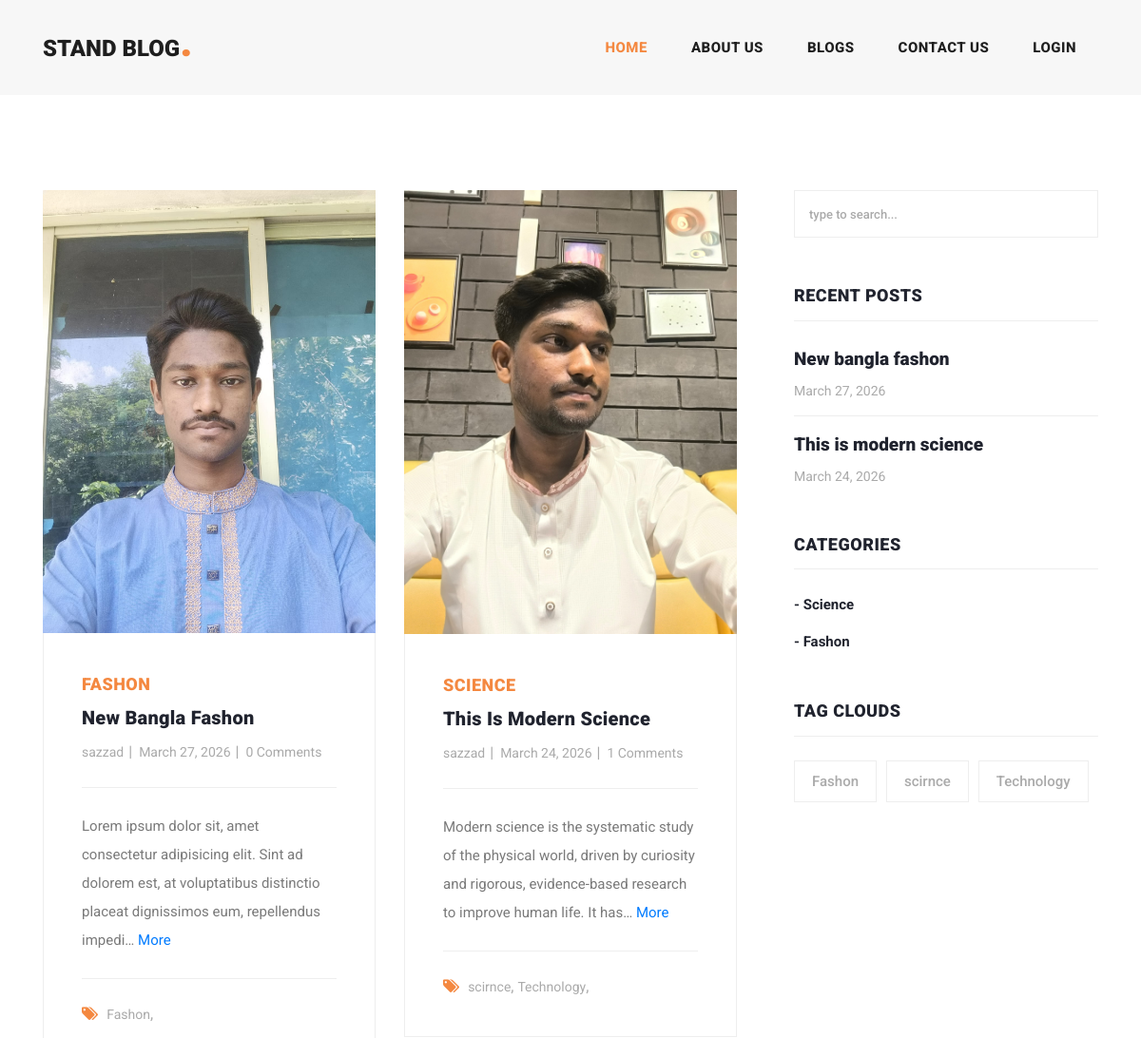
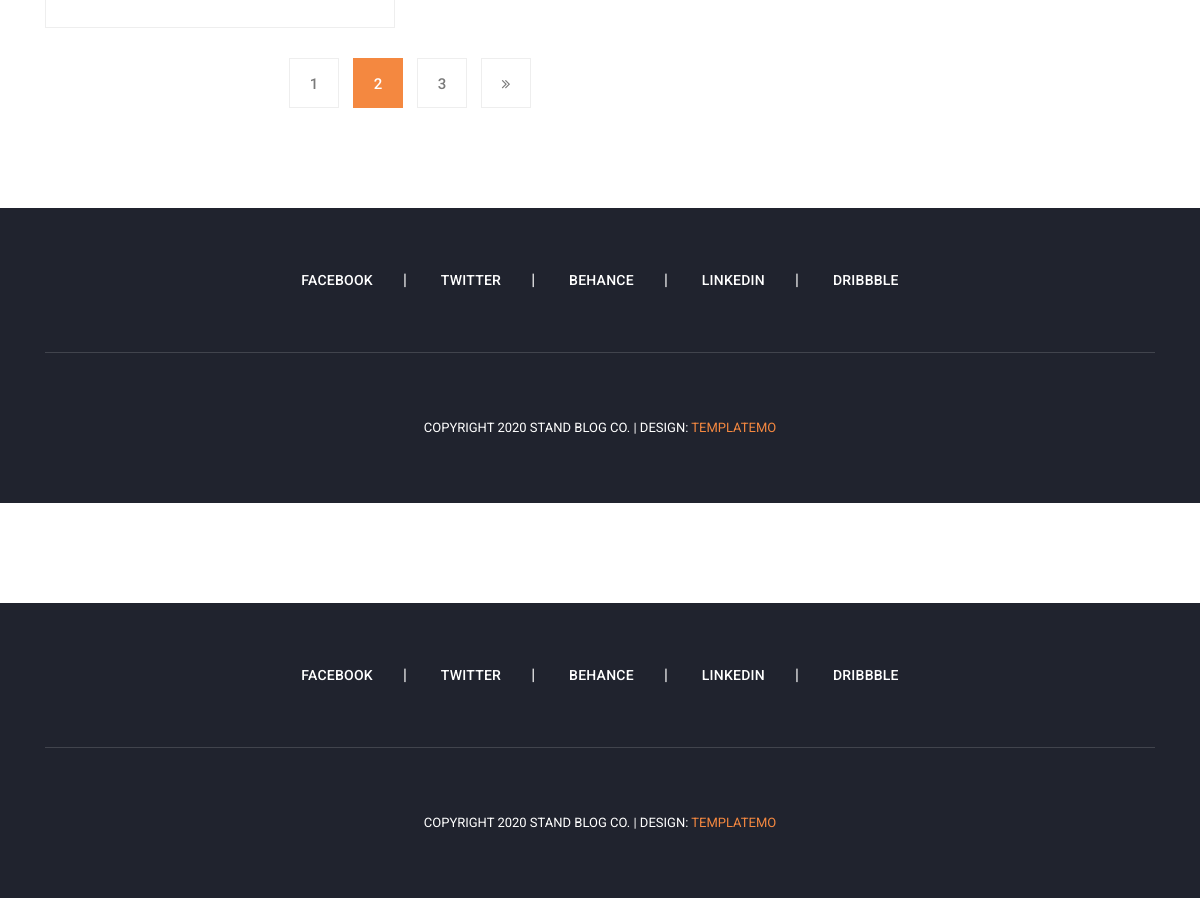
The app's page /blogs/ with its own data (2 pictures, top to bottom).
### blogapp/models.py (models this page shows, shortened)
class Blog(models.Model):
    user = models.ForeignKey(
        User,
        related_name='user_blogs',
        on_delete=models.CASCADE
    )
    category = models.ForeignKey(
        Category,
        related_name='category_blogs',
        on_delete=models.CASCADE
    )
    tag = models.ManyToManyField(
        Tag,
        related_name='tag_blogs',
        blank=True
    )
    title = models.CharField(
        max_length=250,
    )
    description = models.TextField(
        max_length=1000,
    )
    slug = models.SlugField(blank=True, unique=True)
    banner = models.ImageField(upload_to='blogs_banner')
    created_date = models.DateField(auto_now_add=True)

class Category(models.Model):
    title = models.CharField(max_length=100)
    slug = models.SlugField(blank=True, unique=True)
    created_date = models.DateField(auto_now_add=True)
    def __str__(self):
        return self.title

class Tag(models.Model):
    title = models.CharField(max_length=100)
    slug = models.SlugField(blank=True, unique=True)
    created_date = models.DateField(auto_now_add=True)

### account/models.py (models this page shows, shortened)
class User(AbstractUser):
    email = models.EmailField(
        max_length=150,
        unique= True
    )
    profile_picture = models.ImageField(
        upload_to="user_profile/",
        default="user-profile/default.png"
    )
    REQUIRED_FIELDS = ["email"]
    objects = CustomUserManager()

### blogapp/views.py (the view)
# urls.py: path('blogs/', blogs, name="blogs"),
def blogs(request):
    queryset = Blog.objects.order_by('-created_date')
    tags = Tag.objects.order_by('-created_date')
    categories = Category.objects.order_by('-created_date')
    page = request.GET.get('page', 1)
    paginator = Paginator(queryset, 2)
    try:
        blogs = paginator.page(page)
    except PageNotAnInteger:
        blogs = paginator.page(1)
    except EmptyPage:
        blogs = paginator.page(1)
    context = {
        'blogs':blogs,
        'tags':tags,
        'categories':categories,
        'paginator':paginator
    }
    return render(request, 'blogs.html', context)

### templates/blogs.html (shortened to what this page needs)
{% extends 'base.html' %}
{% load static %}
{% block content %}
    <section class="blog-posts grid-system">
      <div class="container">
        <div class="row">
          <div class="col-lg-8">
            <div class="all-blog-posts">
              <div class="row">
                {% include 'blog_card.html' %}
                {% include 'pagination.html' %}
              </div>
            </div>
          </div>
          {% include 'sidebar.html' %}
        </div>
      </div>
    </section>
{% include 'footer.html' %}
{% endblock content %}

### templates/blog_card.html
{% load static %} {% for blog in blogs %}
<div class="col-lg-6">
  <div class="blog-post">
    <div class="blog-thumb">
      <img src="{{blog.banner.url}}" alt="" />
    </div>
    <div class="down-content">
      <span>{{blog.category}}</span>
      <a href="{% url 'blog_details' blog.slug %}"><h4>{{blog.title}}</h4></a>
      <ul class="post-info">
        <li><a href="#">{{blog.user.username}}</a></li>
        <li><a href="#">{{blog.created_date}}</a></li>
        <li><a href="#">{{blog.blogs_comment.all.count}} Comments</a></li>
      </ul>
      <p>{{blog.description|truncatechars:150}}
      {% if blog.description|length > 150 %}
      <a href="{% url 'blog_details' blog.slug %}">More</a>
      {% endif %}
      </p>
      <div class="post-options">
        <div class="row">
          <div class="col-lg-12">
            <ul class="post-tags">
              <li><i class="fa fa-tags"></i></li>
              {% if blog.tag.all.count > 0 %} {% for tag in blog.tag.all %}
              <li><a href="{% url 'tag_blogs' tag.slug %}">{{tag.title}}</a>,</li>
              {% endfor %} {% else %}
              <li>None</li>
              {% endif %}
            </ul>
          </div>
        </div>
      </div>
    </div>
  </div>
</div>
{% endfor %}

### templates/sidebar.html
<div class="col-lg-4">
  <div class="sidebar">
    <div class="row">
      <div class="col-lg-12">
        <div class="sidebar-item search">
          <form id="search_form" name="gs" method="GET" action="{% url 'search_blog' %}">
            <input
              type="text"
              name="search"
              class="searchText"
              placeholder="type to search..."
              autocomplete="on"
            />
          </form>
        </div>
      </div>
      <div class="col-lg-12">
        <div class="sidebar-item recent-posts">
          <div class="sidebar-heading">
            <h2>Recent Posts</h2>
          </div>
          <div class="content">
            <ul>
              {% for blog in blogs %}
              <li>
                <a href="post-details.html">
                  <h5>
                    {{blog.title}}
                  </h5>
                  <span>{{blog.created_date}}</span>
                </a>
              </li>
              {% endfor %}
            </ul>
          </div>
        </div>
      </div>
      <div class="col-lg-12">
        <div class="sidebar-item categories">
          <div class="sidebar-heading">
            <h2>Categories</h2>
          </div>
          <div class="content">
            <ul>
              {% for category in categories %}
              <li><a href="{% url 'category_blogs' category.slug %}">- {{category.title}}</a></li>
              {% endfor %}
            </ul>
          </div>
        </div>
      </div>
      <div class="col-lg-12">
        <div class="sidebar-item tags">
          <div class="sidebar-heading">
            <h2>Tag Clouds</h2>
          </div>
          <div class="content">
            <ul>
              {% for tag in tags %}
              <li><a href="{% url 'tag_blogs'  tag.slug %}">{{tag.title}}</a></li>
              {% endfor %}
            </ul>
          </div>
        </div>
      </div>
    </div>
  </div>
</div>

### static/css/templatemo-stand-blog.css (style rules this page uses)
body { font-family: 'Roboto', sans-serif; overflow-x: hidden; text-rendering: optimizeLegibility; -webkit-font-smoothing: antialiased; -moz-osx-font-smoothing: grayscale; }
p { margin-bottom: 0px; font-size: 15px; font-weight: 400; color: #7a7a7a; line-height: 30px; }
a { text-decoration: none!important; }
ul { padding: 0; margin: 0; list-style: none; }
h1,h2,h3,h4,h5,h6 { margin: 0px; }
.blog-posts { margin-top: 100px; }
.blog-posts .blog-post { margin-bottom: 30px; }
.blog-posts .blog-thumb img { width: 100%; overflow: hidden; }
.blog-posts .down-content { padding: 40px; border-right: 1px solid #eee; border-left: 1px solid #eee; border-bottom: 1px solid #eee; }
.blog-posts .down-content span { font-size: 18px; text-transform: uppercase; letter-spacing: 0.5px; font-weight: 900; color: #f48840; }
.blog-posts .down-content h4 { font-size: 24px; text-transform: capitalize; letter-spacing: 0.5px; font-weight: 900; color: #20232e; margin: 10px 0px 12px 0px; }
.blog-posts .down-content ul.post-info li { display: inline-block; margin-right: 8px; }
.blog-posts .down-content ul.post-info li:after { content: '|'; color: #aaa; margin-left: 8px; }
.blog-posts .down-content h4 { font-size: 20px; letter-spacing: 0.25px; }
.grid-system .down-content ul.post-info li { margin-right: 3px; }
.grid-system .down-content ul.post-info li:after { margin-left: 5px; }
.blog-posts .down-content ul.post-info li:last-child::after { display: none; }
.blog-posts .down-content ul.post-info li a { font-size: 14px; color: #aaa; font-weight: 400; transition: all .3s; }
.blog-posts .down-content p { padding: 25px 0px; margin: 25px 0px; border-top: 1px solid #eee; border-bottom: 1px solid #eee; }
.blog-posts .down-content ul.post-tags li, .blog-posts .down-content ul.post-share li { display: inline-block; }
.blog-posts .down-content ul.post-tags li:first-child i, .blog-posts .down-content ul.post-share li:first-child i { color: #f48840; margin-right: 5px; }
.blog-posts .down-content ul.post-tags li, .blog-posts .down-content ul.post-share li { color: #aaa; }
.blog-posts .down-content ul.post-tags li a, .blog-posts .down-content ul.post-share li a { font-size: 14px; color: #aaa; font-weight: 400; transition: all .3s; }
.blog-posts .sidebar-heading h2 { font-size: 18px; text-transform: uppercase; font-weight: 900; letter-spacing: 0.5px; color: #20232e; border-bottom: 1px solid #eee; padding-bottom: 15px; margin-bottom: 25px; }
.sidebar { margin-left: 30px; }
.sidebar .sidebar-item { margin-top: 50px; }
.sidebar .search { margin-top: 0px; }
.sidebar .sidebar-heading h2 { font-size: 18px; text-transform: uppercase; font-weight: 900; letter-spacing: 0.5px; color: #20232e; border-bottom: 1px solid #eee; padding-bottom: 15px; margin-bottom: 25px; }
.sidebar .search input { width: 100%; height: 50px; border: 1px solid #eee; font-size: 13px; text-transform: uppercase; font-weight: 500; color: #7a7a7a; outline: none; padding: 0px 15px; }
.sidebar .search input::placeholder { color: #aaa; }
.sidebar .recent-posts ul li { margin-bottom: 15px; padding-bottom: 15px; border-bottom: 1px solid #eee; }
.sidebar .recent-posts ul li:last-child { margin-bottom: 0px; padding-bottom: 0px; border-bottom: none; }
.sidebar .recent-posts ul li h5 { font-size: 19px; font-weight: 900; color: #20232e; line-height: 30px; transition: all 0.3s; }
.sidebar .recent-posts ul li span { display: block; font-size: 14px; color: #aaa; margin-top: 8px; }
.sidebar .categories ul li { margin-bottom: 15px; }
.sidebar .categories ul li:last-child { margin-bottom: 0px; }
.sidebar .categories ul li a { font-size: 15px; font-weight: 700; color: #20232e; transition: all .3s; }
.sidebar .tags ul li { margin-right: 6px; display: inline-block; }
.sidebar .tags ul li { margin-bottom: 10px; }
.sidebar .tags ul li a { font-size: 15px; font-weight: 500; color: #aaa; display: inline-block; border: 1px solid #eee; padding: 10px 18px; transition: all .3s; }

### static/css/style.css (style rules this page uses)
input, textarea { text-transform: none !important; }

### records on screen
Blog: banner (picture), category "FASHON", title "New Bangla Fashon", user.username "sazzad", created_date "March 27, 2026", blogs_comment.all.count "0", description "Lorem ipsum dolor sit, amet consectetur adipisicing elit. Sint ad dolorem est, at voluptatibus distinctio placeat dignissimos eum, repellendus impedi…", shows "More", title "New bangla fashon"
Tag: title "Fashon"
Blog: banner (picture), category "SCIENCE", title "This Is Modern Science", user.username "sazzad", created_date "March 24, 2026", blogs_comment.all.count "1", description "Modern science is the systematic study of the physical world, driven by curiosity and rigorous, evidence-based research to improve human life. It has…", shows "More", title "This is modern science"
Tag: title "scirnce"
Tag: title "Technology"
Category: title "Science"
Category: title "Fashon"
